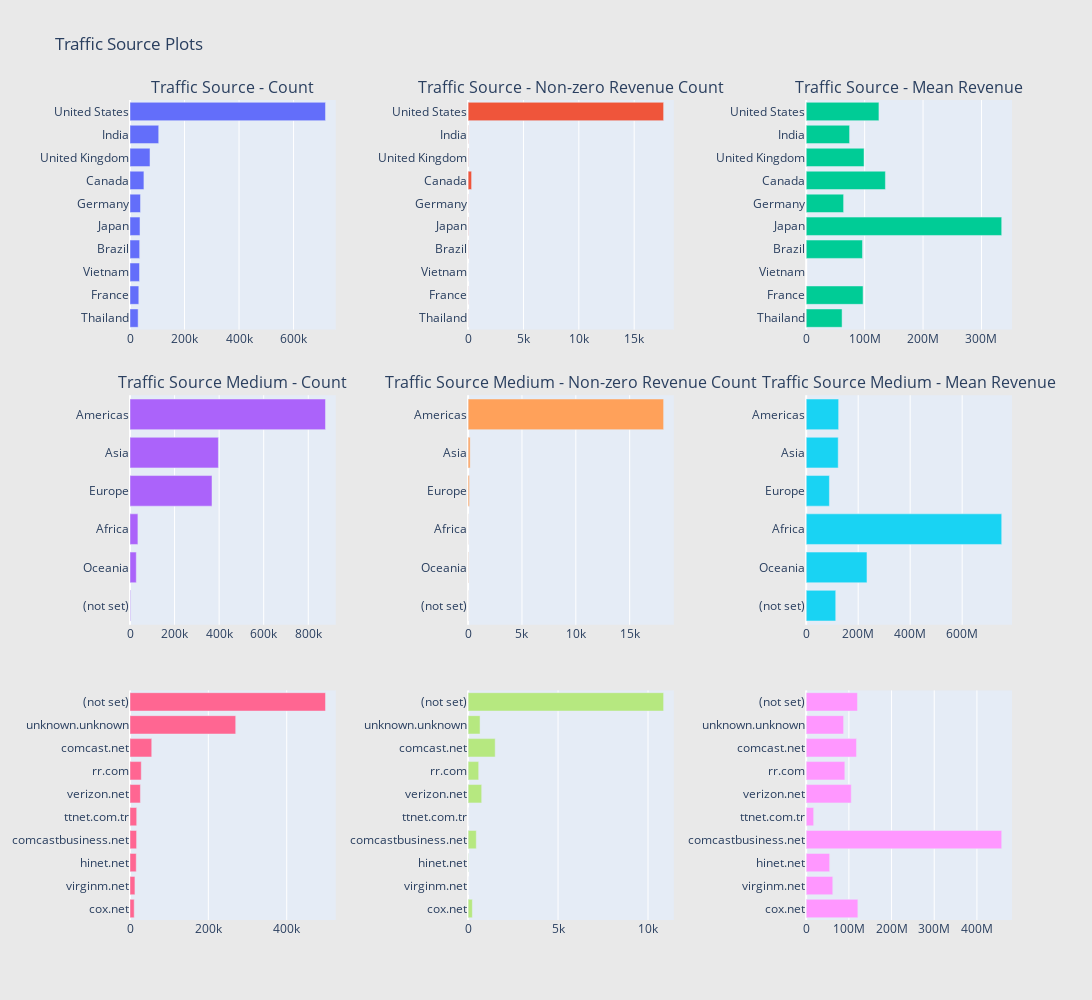

The notebook cell saved with this chart:
### Code cell
network_Country=train.groupby("geoNetwork_country")["totals_transactionRevenue"].agg(["size","count","mean"])
network_Country.columns=["Country_count", "Country_count of non-zero revenue", "mean"]
network_Country=network_Country.sort_values(by="Country_count",ascending=False)
trace1=chats(network_Country["Country_count"].head(10))
trace2=chats(network_Country["Country_count of non-zero revenue"].head(10))
trace3=chats(network_Country["mean"].head(10))



#continent
network_continent=train.groupby("geoNetwork_continent")["totals_transactionRevenue"].agg(["size","count","mean"])
network_continent.columns=["Continent_count", "Continent_count of non-zero revenue", "mean"]
network_continent=network_continent.sort_values(by="Continent_count",ascending=False)
trace4=chats(network_continent["Continent_count"].head(10))
trace5=chats(network_continent["Continent_count of non-zero revenue"].head(10))
trace6=chats(network_continent["mean"].head(10))


network_continent=train.groupby("geoNetwork_networkDomain")["totals_transactionRevenue"].agg(["size","count","mean"])
network_continent.columns=["networkDomain_count", "networkDomain_count of non-zero revenue", "mean"]
network_continent=network_continent.sort_values(by="networkDomain_count",ascending=False)
trace7=chats(network_continent["networkDomain_count"].head(10))
trace8=chats(network_continent["networkDomain_count of non-zero revenue"].head(10))
trace9=chats(network_continent["mean"].head(10))

fig = tools.make_subplots(rows=3, cols=3, vertical_spacing=0.08, horizontal_spacing=0.15, 
                          subplot_titles=["Traffic Source - Count", "Traffic Source - Non-zero Revenue Count", "Traffic Source - Mean Revenue",
                                          "Traffic Source Medium - Count",  "Traffic Source Medium - Non-zero Revenue Count", "Traffic Source Medium - Mean Revenue"])
fig.append_trace(trace1, 1, 1)
fig.append_trace(trace2, 1, 2)
fig.append_trace(trace3, 1, 3)
fig.append_trace(trace4, 2, 1)
fig.append_trace(trace5, 2, 2)
fig.append_trace(trace6, 2, 3)
fig.append_trace(trace7, 3, 1)
fig.append_trace(trace8, 3, 2)
fig.append_trace(trace9, 3, 3)

fig['layout'].update(height=1000, width=1200, paper_bgcolor='rgb(233,233,233)', title="Traffic Source Plots")
py.iplot(fig, filename='geoNetwork-plots')

### Figure 1 — Plotly figure (JSON) as saved in the notebook; plotly's stock layout.template omitted (floating-point values rounded to 4 significant figures)
{"data": [{"orientation": "h", "showlegend": false, "type": "bar", "x": [29859, 32289, 34869, 35432, 36637, 38516, 51057, 73341, 105317, 717217], "xaxis": "x", "y": ["Thailand", "France", "Vietnam", "Brazil", "Japan", "Germany", "Canada", "United Kingdom", "India", "United States"], "yaxis": "y"}, {"orientation": "h", "showlegend": false, "type": "bar", "x": [10, 11, 0, 21, 22, 12, 315, 25, 18, 17658], "xaxis": "x2", "y": ["Thailand", "France", "Vietnam", "Brazil", "Japan", "Germany", "Canada", "United Kingdom", "India", "United States"], "yaxis": "y2"}, {"orientation": "h", "showlegend": false, "type": "bar", "x": [61416000, 97340000.0, null, 96320000.0, 334600000.0, 64020000, 135600000.0, 99001600, 74250000.0, 124500000.0], "xaxis": "x3", "y": ["Thailand", "France", "Vietnam", "Brazil", "Japan", "Germany", "Canada", "United Kingdom", "India", "United States"], "yaxis": "y3"}, {"orientation": "h", "showlegend": false, "type": "bar", "x": [2517, 28180, 35481, 368037, 396719, 877403], "xaxis": "x4", "y": ["(not set)", "Oceania", "Africa", "Europe", "Asia", "Americas"], "yaxis": "y4"}, {"orientation": "h", "showlegend": false, "type": "bar", "x": [7, 29, 12, 126, 190, 18150], "xaxis": "x5", "y": ["(not set)", "Oceania", "Africa", "Europe", "Asia", "Americas"], "yaxis": "y5"}, {"orientation": "h", "showlegend": false, "type": "bar", "x": [113600000.0, 233800000.0, 752200000.0, 89270000.0, 123100000.0, 124800000.0], "xaxis": "x6", "y": ["(not set)", "Oceania", "Africa", "Europe", "Asia", "Americas"], "yaxis": "y6"}, {"orientation": "h", "showlegend": false, "type": "bar", "x": [10722, 12594, 15933, 16826, 17078, 26547, 28715, 55486, 269796, 499049], "xaxis": "x7", "y": ["cox.net", "virginm.net", "hinet.net", "comcastbusiness.net", "ttnet.com.tr", "verizon.net", "rr.com", "comcast.net", "unknown.unknown", "(not set)"], "yaxis": "y7"}, {"orientation": "h", "showlegend": false, "type": "bar", "x": [236, 1, 17, 454, 1, 755, 588, 1505, 665, 10867], "xaxis": "x8", "y": ["cox.net", "virginm.net", "hinet.net", "comcastbusiness.net", "ttnet.com.tr", "verizon.net", "rr.com", "comcast.net", "unknown.unknown", "(not set)"], "yaxis": "y8"}, {"orientation": "h", "showlegend": false, "type": "bar", "x": [121100000.0, 62270000, 54980000.0, 458100000.0, 17460000, 105500000.0, 90520000.0, 117800000.0, 87600000.0, 120200000.0], "xaxis": "x9", "y": ["cox.net", "virginm.net", "hinet.net", "comcastbusiness.net", "ttnet.com.tr", "verizon.net", "rr.com", "comcast.net", "unknown.unknown", "(not set)"], "yaxis": "y9"}], "layout": {"annotations": [{"font": {"size": 16}, "showarrow": false, "text": "Traffic Source - Count", "x": 0.1167, "xanchor": "center", "xref": "paper", "y": 1, "yanchor": "bottom", "yref": "paper"}, {"font": {"size": 16}, "showarrow": false, "text": "Traffic Source - Non-zero Revenue Count", "x": 0.5, "xanchor": "center", "xref": "paper", "y": 1, "yanchor": "bottom", "yref": "paper"}, {"font": {"size": 16}, "showarrow": false, "text": "Traffic Source - Mean Revenue", "x": 0.8833, "xanchor": "center", "xref": "paper", "y": 1, "yanchor": "bottom", "yref": "paper"}, {"font": {"size": 16}, "showarrow": false, "text": "Traffic Source Medium - Count", "x": 0.1167, "xanchor": "center", "xref": "paper", "y": 0.64, "yanchor": "bottom", "yref": "paper"}, {"font": {"size": 16}, "showarrow": false, "text": "Traffic Source Medium - Non-zero Revenue Count", "x": 0.5, "xanchor": "center", "xref": "paper", "y": 0.64, "yanchor": "bottom", "yref": "paper"}, {"font": {"size": 16}, "showarrow": false, "text": "Traffic Source Medium - Mean Revenue", "x": 0.8833, "xanchor": "center", "xref": "paper", "y": 0.64, "yanchor": "bottom", "yref": "paper"}], "height": 1000, "paper_bgcolor": "rgb(233,233,233)", "title": {"text": "Traffic Source Plots"}, "width": 1200, "xaxis": {"anchor": "y", "domain": [0, 0.2333]}, "xaxis2": {"anchor": "y2", "domain": [0.3833, 0.6167]}, "xaxis3": {"anchor": "y3", "domain": [0.7667, 1.0]}, "xaxis4": {"anchor": "y4", "domain": [0, 0.2333]}, "xaxis5": {"anchor": "y5", "domain": [0.3833, 0.6167]}, "xaxis6": {"anchor": "y6", "domain": [0.7667, 1.0]}, "xaxis7": {"anchor": "y7", "domain": [0, 0.2333]}, "xaxis8": {"anchor": "y8", "domain": [0.3833, 0.6167]}, "xaxis9": {"anchor": "y9", "domain": [0.7667, 1.0]}, "yaxis": {"anchor": "x", "domain": [0.72, 1]}, "yaxis2": {"anchor": "x2", "domain": [0.72, 1]}, "yaxis3": {"anchor": "x3", "domain": [0.72, 1]}, "yaxis4": {"anchor": "x4", "domain": [0.36, 0.64]}, "yaxis5": {"anchor": "x5", "domain": [0.36, 0.64]}, "yaxis6": {"anchor": "x6", "domain": [0.36, 0.64]}, "yaxis7": {"anchor": "x7", "domain": [0, 0.28]}, "yaxis8": {"anchor": "x8", "domain": [0, 0.28]}, "yaxis9": {"anchor": "x9", "domain": [0, 0.28]}}}
